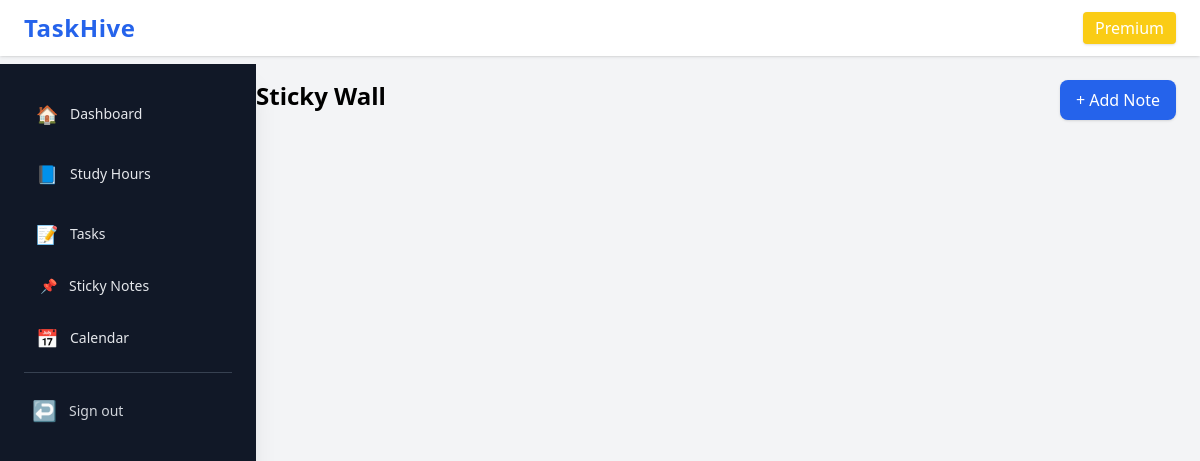
Page /sticky/ (signed in) on the earlier database version.
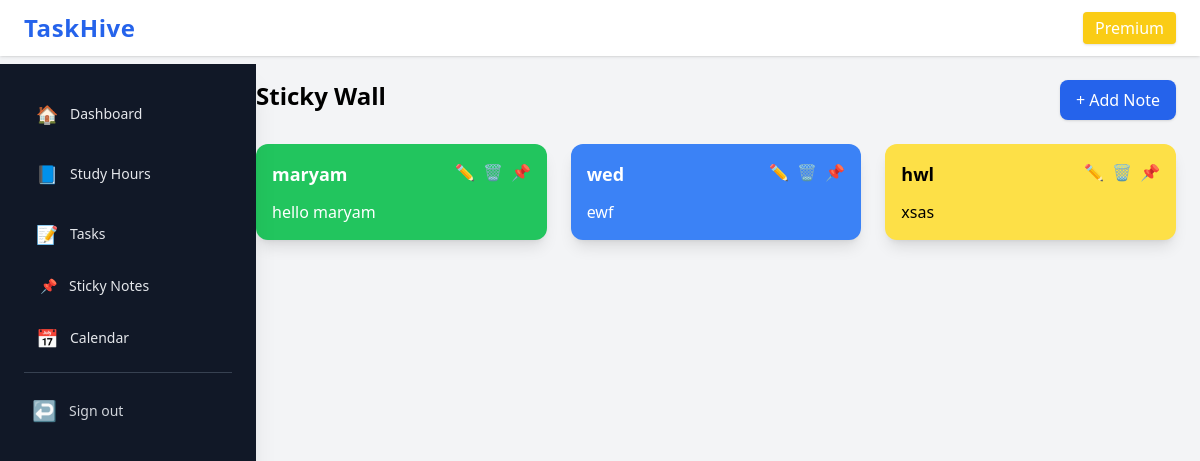
Same page on the later database version.
### sticky/models.py (models this page shows, shortened)
class StickyNote(models.Model):
    COLOR_CHOICES = [
        ("yellow", "Yellow"),
        ("red", "Red"),
        ("blue", "Blue"),
        ("green", "Green"),
        ("purple", "Purple"),
        ("gray", "Gray"),
    ]
    owner = models.ForeignKey(User, on_delete=models.CASCADE)
    title = models.CharField(max_length=255)
    description = models.TextField(blank=True)
    color = models.CharField(max_length=20, choices=COLOR_CHOICES, default="yellow")
    pinned = models.BooleanField(default=False)
    x = models.IntegerField(default=100)
    y = models.IntegerField(default=100)
    width = models.IntegerField(default=250)
    height = models.IntegerField(default=250)
    created_at = models.DateTimeField(auto_now_add=True)

### sticky/views.py (the view)
# urls.py: path("", views.sticky_wall, name="wall"),
@login_required
def sticky_wall(request):
    notes = StickyNote.objects.filter(owner=request.user).order_by("-pinned", "-id")
    return render(request, "sticky/wall.html", {"notes": notes})

### sticky/templates/sticky/wall.html (shortened to what this page needs)
{% extends "dashboard/base.html" %}
{% load static %}
{% block content %}
<div class="flex justify-between mb-6">
    <h1 class="text-2xl font-bold">Sticky Wall</h1>
    <button onclick="openCreateModal()"
        class="px-4 py-2 bg-blue-600 text-white rounded-lg shadow hover:bg-blue-700">
        + Add Note
    </button>
</div>
<div class="grid grid-cols-1 md:grid-cols-3 gap-6">
    {% for note in notes %}
    <div class="rounded-xl p-4 shadow-lg relative
        {% if note.color == 'yellow' %} bg-yellow-300
        {% elif note.color == 'red' %} bg-red-600 text-white
        {% elif note.color == 'blue' %} bg-blue-500 text-white
        {% elif note.color == 'green' %} bg-green-500 text-white
        {% elif note.color == 'purple' %} bg-purple-500 text-white
        {% else %} bg-gray-300 {% endif %}
    ">
        <div class="flex justify-between">
            <h3 class="font-bold text-lg">{{ note.title }}</h3>
            <div class="flex gap-2">
                <a href="{% url 'sticky:edit' note.id %}" class="hover:opacity-75">✏️</a>
                <a href="{% url 'sticky:delete' note.id %}" class="hover:opacity-75">🗑️</a>
                <a href="{% url 'sticky:pin' note.id %}" class="hover:opacity-75">📌</a>
            </div>
        </div>
        <p class="mt-3">{{ note.description|linebreaksbr }}</p>
    </div>
    {% endfor %}
</div>
{% endblock %}

Differences in the rows shown:
added StickyNote: title "maryam", description "hello maryam", color "green" (drawn)
added StickyNote: title "wed", description "ewf", color "blue" (drawn)
added StickyNote: title "hwl", description "xsas", color "yellow" (drawn)
